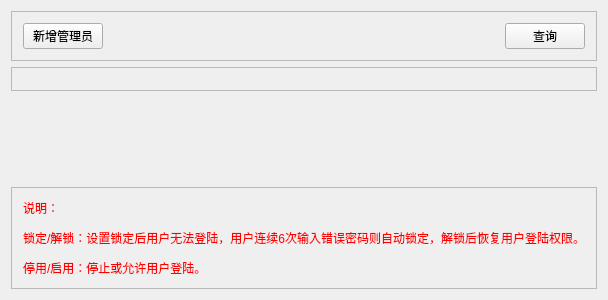
<?xml version="1.0" encoding="UTF-8"?>
<ui version="4.0">
 <class>Admin_Admin</class>
 <widget class="QWidget" name="Admin_Admin">
  <property name="geometry">
   <rect>
    <x>0</x>
    <y>0</y>
    <width>602</width>
    <height>300</height>
   </rect>
  </property>
  <property name="windowTitle">
   <string>Widget_Admin</string>
  </property>
  <layout class="QVBoxLayout" name="verticalLayout">
   <item>
    <widget class="QFrame" name="frame_Bar">
     <property name="frameShape">
      <enum>QFrame::StyledPanel</enum>
     </property>
     <property name="frameShadow">
      <enum>QFrame::Raised</enum>
     </property>
     <layout class="QGridLayout" name="gridLayout">
      <item row="0" column="0">
       <widget class="QPushButton" name="pushButton_AddAdmin">
        <property name="text">
         <string>新增管理员</string>
        </property>
       </widget>
      </item>
      <item row="0" column="2">
       <widget class="QPushButton" name="pushButton_Query">
        <property name="text">
         <string>查询</string>
        </property>
       </widget>
      </item>
      <item row="0" column="1">
       <spacer name="horizontalSpacer">
        <property name="orientation">
         <enum>Qt::Horizontal</enum>
        </property>
        <property name="sizeHint" stdset="0">
         <size>
          <width>40</width>
          <height>20</height>
         </size>
        </property>
       </spacer>
      </item>
     </layout>
    </widget>
   </item>
   <item>
    <widget class="QFrame" name="frame_Content">
     <property name="frameShape">
      <enum>QFrame::StyledPanel</enum>
     </property>
     <property name="frameShadow">
      <enum>QFrame::Raised</enum>
     </property>
     <layout class="QGridLayout" name="gridLayout_2">
      <item row="0" column="0">
       <widget class="Widget_DataGrid_Pa" name="widget_DataGrid" native="true"/>
      </item>
     </layout>
    </widget>
   </item>
   <item>
    <spacer name="verticalSpacer">
     <property name="orientation">
      <enum>Qt::Vertical</enum>
     </property>
     <property name="sizeHint" stdset="0">
      <size>
       <width>20</width>
       <height>40</height>
      </size>
     </property>
    </spacer>
   </item>
   <item>
    <widget class="QFrame" name="frame_Foot">
     <property name="frameShape">
      <enum>QFrame::StyledPanel</enum>
     </property>
     <property name="frameShadow">
      <enum>QFrame::Raised</enum>
     </property>
     <layout class="QGridLayout" name="gridLayout_3">
      <item row="0" column="0">
       <widget class="QLabel" name="label_FootInfo">
        <property name="text">
         <string>&lt;html&gt;&lt;head/&gt;&lt;body&gt;&lt;p&gt;&lt;span style=&quot; color:#ff0000;&quot;&gt;说明：&lt;/span&gt;&lt;/p&gt;&lt;p&gt;&lt;span style=&quot; color:#ff0000;&quot;&gt;锁定/解锁：设置锁定后用户无法登陆，用户连续6次输入错误密码则自动锁定，解锁后恢复用户登陆权限。&lt;/span&gt;&lt;/p&gt;&lt;p&gt;&lt;span style=&quot; color:#ff0000;&quot;&gt;停用/启用：停止或允许用户登陆。&lt;/span&gt;&lt;/p&gt;&lt;/body&gt;&lt;/html&gt;</string>
        </property>
       </widget>
      </item>
     </layout>
    </widget>
   </item>
  </layout>
 </widget>
 <layoutdefault spacing="6" margin="11"/>
 <customwidgets>
  <customwidget>
   <class>Widget_DataGrid_Pa</class>
   <extends>QWidget</extends>
   <header>component/widget_datagrid_pa.h</header>
   <container>1</container>
  </customwidget>
 </customwidgets>
 <resources/>
 <connections/>
</ui>
